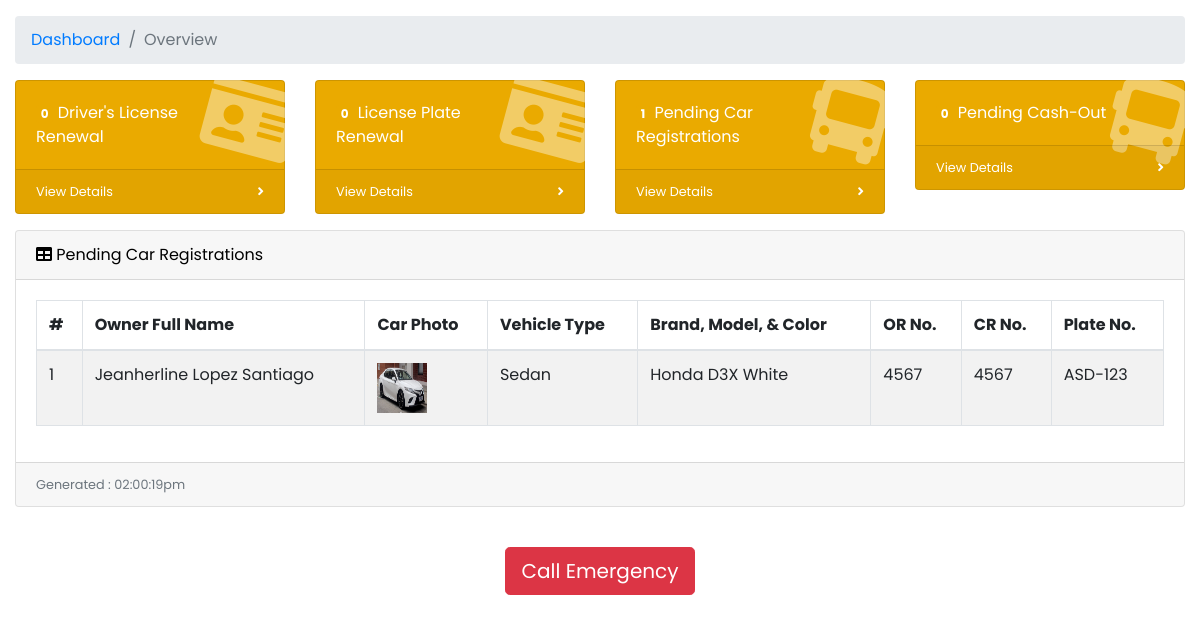
/user/dashboard.php (signed in), run on an earlier commit of the app's database.
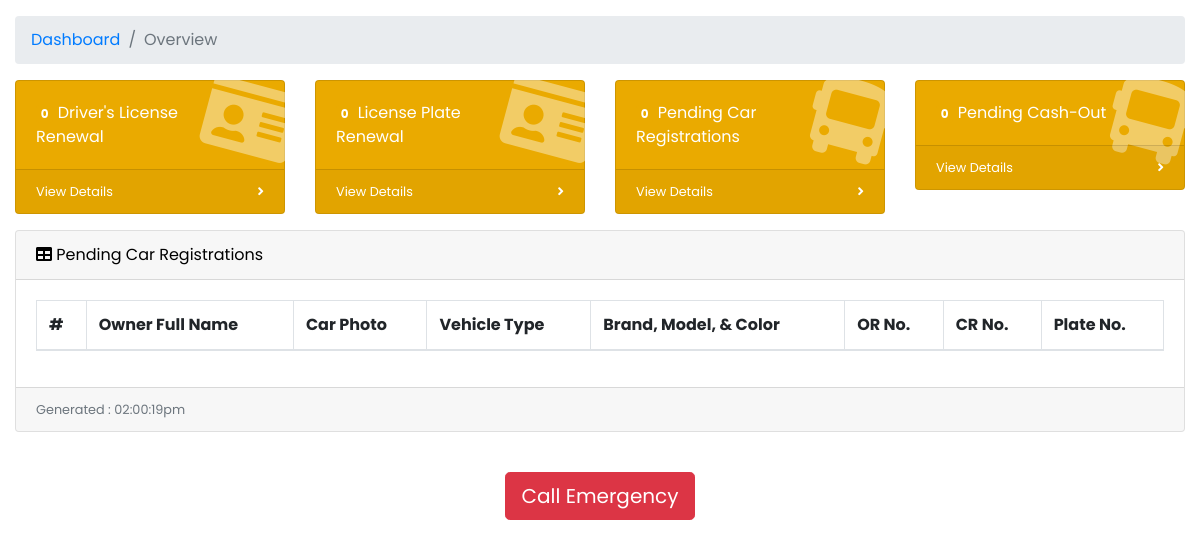
And on a later commit of the database.
### tables this page shows
CREATE TABLE `car` (
  `car_id` int(11) NOT NULL,
  `user_id` int(11) NOT NULL,
  `car_photo` varchar(255) DEFAULT NULL,
  `brand` varchar(255) NOT NULL,
  `model` varchar(255) NOT NULL,
  `color` varchar(255) NOT NULL,
  `type` varchar(255) NOT NULL,
  `seat_count` int(2) NOT NULL,
  `car_status` varchar(10) NOT NULL,
  `qr_code` varchar(255) DEFAULT NULL,
  `created_at` timestamp NOT NULL DEFAULT current_timestamp(),
  `updated_at` timestamp NOT NULL DEFAULT current_timestamp() ON UPDATE current_timestamp()
);

CREATE TABLE `user_profile` (
  `user_id` int(11) NOT NULL,
  `profile_photo` varchar(255) DEFAULT NULL,
  `first_name` varchar(30) NOT NULL,
  `middle_name` varchar(30) NOT NULL,
  `last_name` varchar(30) NOT NULL,
  `city_id` int(11) NOT NULL,
  `nationality` varchar(30) NOT NULL,
  `gender` varchar(10) NOT NULL,
  `birthdate` date NOT NULL,
  `email` varchar(50) NOT NULL,
  `password` varchar(255) NOT NULL,
  `ticket_balance` varchar(255) DEFAULT NULL,
  `role` varchar(255) NOT NULL,
  `is_vaxxed` tinyint(1) NOT NULL DEFAULT 0,
  `vax_card` varchar(255) DEFAULT NULL,
  `is_agree` tinyint(1) NOT NULL DEFAULT 1,
  `created_at` timestamp NOT NULL DEFAULT current_timestamp(),
  `updated_at` timestamp NOT NULL DEFAULT current_timestamp() ON UPDATE current_timestamp()
);

CREATE TABLE `car_identification` (
  `car_identity_id` int(11) NOT NULL,
  `car_id` int(11) NOT NULL,
  `or_photo` varchar(255) NOT NULL,
  `or_number` varchar(20) NOT NULL,
  `cr_photo` varchar(255) NOT NULL,
  `cr_number` varchar(20) NOT NULL,
  `sales_invoice` varchar(255) DEFAULT NULL,
  `plate_number` varchar(10) NOT NULL,
  `plate_expiration` date NOT NULL,
  `created_at` timestamp NOT NULL DEFAULT current_timestamp(),
  `updated_at` timestamp NOT NULL DEFAULT current_timestamp() ON UPDATE current_timestamp()
);

### user/dashboard.php (the view, shortened to what this page needs)
<?php
include('../db.php');
?>
<!DOCTYPE html>
<html lang="en">
<head>
  <link href="vendor/fontawesome-free/css/all.min.css" rel="stylesheet" type="text/css">
  <link href="vendor/datatables/dataTables.bootstrap4.css" rel="stylesheet">
  <link href="vendor/css/sb-admin.css" rel="stylesheet">
</head>
<body id="page-top">
  <div id="wrapper">
    <div id="content-wrapper">
      <div class="container-fluid">
        <ol class="breadcrumb">
          <li class="breadcrumb-item">
            <a href="#">Dashboard</a>
          </li>
          <li class="breadcrumb-item active">Overview</li>
        </ol>
        <?php
        if ($_SESSION['role'] == "City Admin") {
        ?>
          <div class="row">
            <div class="col-xl-3 col-sm-6 mb-3">
              <div class="card text-white" style="background-color: #EAAA00;">
                <div class="card-body">
                  <div class="card-body-icon">
                    <i class="fas fa-fw fa fa-id-card"></i>
                  </div>
                  <?php
                  $result = $db->query("SELECT COUNT(*) FROM driver_identification WHERE driver_stat = 'Renewal'");
                  $approvedRegistrations = $result->fetch_row()[0];
                  ?>
                  <div class="mr-5"><span class="badge" style="background-color: #EAAA00;"><?php echo $approvedRegistrations; ?>
                    </span> Driver's License Renewal</div>
                </div>
                <a class="card-footer text-white clearfix small z-1" href="renewal.php?list=Driver">
                  <span class="float-left">View Details</span>
                  <span class="float-right">
                    <i class="fas fa-angle-right"></i>
                  </span>
                </a>
              </div>
            </div>
            <div class="col-xl-3 col-sm-6 mb-3">
              <div class="card text-white" style="background-color: #EAAA00;">
                <div class="card-body">
                  <div class="card-body-icon">
                    <i class="fas fa-fw fa fa-id-card"></i>
                  </div>
                  <?php
                  $result = $db->query("SELECT COUNT(*) FROM car WHERE car_status = 'Renewal'");
                  $approvedRegistrations = $result->fetch_row()[0];
                  ?>
                  <div class="mr-5"><span class="badge" style="background-color: #EAAA00;"><?php echo $approvedRegistrations; ?>
                    </span> License Plate Renewal</div>
                </div>
                <a class="card-footer text-white clearfix small z-1" href="renewal.php?list=Plate">
                  <span class="float-left">View Details</span>
                  <span class="float-right">
                    <i class="fas fa-angle-right"></i>
                  </span>
                </a>
              </div>
            </div>
            <div class="col-xl-3 col-sm-6 mb-3">
              <div class="card text-white" style="background-color: #EAAA00;">
                <div class="card-body">
                  <div class="card-body-icon">
                    <i class="fas fa-fw fa fa-bus"></i>
                  </div>
                  <?php
                  $result = $db->query("SELECT COUNT(*) FROM car WHERE car_status = 'Pending'");
                  $pendingRegistrations = $result->fetch_row()[0];
                  ?>
                  <div class="mr-5"><span class="badge" style="background-color: #EAAA00;"><?php echo $pendingRegistrations; ?>
                    </span> Pending Car Registrations</div>
                </div>
                <a class="card-footer text-white clearfix small z-1" href="carReg.php?status=Pending">
                  <span class="float-left">View Details</span>
                  <span class="float-right">
                    <i class="fas fa-angle-right"></i>
                  </span>
                </a>
              </div>
            </div>
            <div class="col-xl-3 col-sm-6 mb-3">
              <div class="card text-white" style="background-color: #EAAA00;">
                <div class="card-body">
                  <div class="card-body-icon">
                    <i class="fas fa-fw fa fa-bus"></i>
                  </div>
                  <?php
                  $result = $db->query("SELECT COUNT(*) FROM cico WHERE trans_type = 'Cash-Out' AND trans_stat = 'Pending'");
                  $pendingRegistrations = $result->fetch_row()[0];
                  ?>
                  <div class="mr-5"><span class="badge" style="background-color: #EAAA00;"><?php echo $pendingRegistrations; ?>
                    </span> Pending Cash-Out</div>
                </div>
                <a class="card-footer text-white clearfix small z-1" href="cash-out-manage.php">
                  <span class="float-left">View Details</span>
                  <span class="float-right">
                    <i class="fas fa-angle-right"></i>
                  </span>
                </a>
              </div>
            </div>
          </div>
          <div class="card mb-3">
            <div class="card-header">
              <i class="fas fa-table"></i>
              Pending Car Registrations
            </div>
            <div class="card-body">
              <div class="table-responsive">
                <table class="table table-bordered table-striped table-hover" id="dataTable" width="100%" cellspacing="0">
                  <thead>
                    <tr>
                      <th>#</th>
                      <th>Owner Full Name</th>
                      <th>Car Photo</th>
                      <th>Vehicle Type</th>
                      <th>Brand, Model, & Color</th>
                      <th>OR No.</th>
                      <th>CR No.</th>
                      <th>Plate No.</th>
                    </tr>
                  </thead>
                  <tbody>
                    <?php
                    $city_id = $_SESSION['city_id'];
                    $ret = "SELECT car.*, user_profile.*, car_identification.*, city.city_name
                                        FROM car
                                        INNER JOIN user_profile ON car.user_id = user_profile.user_id
                                        INNER JOIN car_identification ON car.car_id = car_identification.car_id
                                        INNER JOIN city ON user_profile.city_id = city.city_id
                                        WHERE car.car_status = 'Pending' AND user_profile.city_id = '$city_id'";
                    $stmt = $db->prepare($ret);
                    $stmt->execute();
                    $result = $stmt->get_result();
                    $cnt = 1;
                    while ($row = $result->fetch_assoc()) {
                      echo "<tr>";
                      echo "<td>" . $cnt . "</td>";
                      echo "<td>" . $row['first_name'] . " " . $row['middle_name'] . " " . $row['last_name'] . "</td>";
                      echo "<td><img src='../assets/img/car/" . $row['car_photo'] . "' alt='Profile Photo' width='50' height='50'></td>";
                      echo "<td>" . $row['type'] . "</td>";
                      echo "<td>" . $row['brand'] . " " . $row['model'] . " " . $row['color'] . "</td>";
                      echo "<td>" . $row['or_number'] . "</td>";
                      echo "<td>" . $row['cr_number'] . "</td>";
                      echo "<td>" . $row['plate_number'] . "</td>";
                    }
                    ?>
                    <?php
                    echo "</tr>";
                    ?>
                  </tbody>
                </table>
              </div>
            </div>
            <div class="card-footer small text-muted">
              <?php
              echo "Generated : " . date("h:i:sa");
              ?>
            </div>
          </div>
        <?php
        }
        ?>
        <br>
        <?php
        if (isset($_SESSION['emergency_phone'])) {
          $phone = $_SESSION['emergency_phone'];
        ?>
          <button type="submit" name="submit" class="btn btn-danger btn-lg d-block mx-auto">
            <a style="text-decoration: none; color: white;" href="tel:<?php echo $phone ?>">Call Emergency</a>
          </button>
        <?php
        }
        ?>
        <br>
      </div>
    </div>
</body>
</html>

What changed in the data, as far as the page shows it:
no longer on this page (row edited): car: cnt "1", user.first_name "Jeanherline", user.middle_name "Lopez", user.last_name "Santiago", car_photo (picture), type "Sedan", brand "Honda", model "D3X", color "White", car_identification.or_number "4567", car_identification.cr_number "4567", car_identification.plate_number "ASD-123"
Also different on the page:
$pendingRegistrations: "1" → "0"
